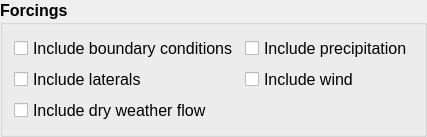
      <widget class="QGroupBox" name="groupBox_2">
       <property name="font">
        <font>
         <family>Segoe UI</family>
         <pointsize>12</pointsize>
         <weight>75</weight>
         <bold>true</bold>
        </font>
       </property>
       <property name="title">
        <string>Forcings</string>
       </property>
       <layout class="QGridLayout" name="gridLayout_6">
        <item row="2" column="0">
         <widget class="QCheckBox" name="cb_dwf">
          <property name="font">
           <font>
            <family>Segoe UI</family>
            <pointsize>12</pointsize>
            <weight>50</weight>
            <bold>false</bold>
           </font>
          </property>
          <property name="text">
           <string>Include dry weather flow</string>
          </property>
         </widget>
        </item>
        <item row="1" column="0">
         <widget class="QCheckBox" name="cb_laterals">
          <property name="font">
           <font>
            <family>Segoe UI</family>
            <pointsize>12</pointsize>
            <weight>50</weight>
            <bold>false</bold>
           </font>
          </property>
          <property name="text">
           <string>Include laterals</string>
          </property>
         </widget>
        </item>
        <item row="0" column="0">
         <widget class="QCheckBox" name="cb_boundary">
          <property name="enabled">
           <bool>true</bool>
          </property>
          <property name="minimumSize">
           <size>
            <width>0</width>
            <height>0</height>
           </size>
          </property>
          <property name="font">
           <font>
            <family>Segoe UI</family>
            <pointsize>12</pointsize>
            <weight>50</weight>
            <bold>false</bold>
           </font>
          </property>
          <property name="text">
           <string>Include boundary conditions</string>
          </property>
         </widget>
        </item>
        <item row="0" column="1">
         <widget class="QCheckBox" name="cb_precipitation">
          <property name="font">
           <font>
            <family>Segoe UI</family>
            <pointsize>12</pointsize>
            <weight>50</weight>
            <bold>false</bold>
           </font>
          </property>
          <property name="layoutDirection">
           <enum>Qt::LeftToRight</enum>
          </property>
          <property name="text">
           <string>Include precipitation</string>
          </property>
         </widget>
        </item>
        <item row="1" column="1">
         <widget class="QCheckBox" name="cb_wind">
          <property name="font">
           <font>
            <family>Segoe UI</family>
            <pointsize>12</pointsize>
            <weight>50</weight>
            <bold>false</bold>
           </font>
          </property>
          <property name="text">
           <string>Include wind</string>
          </property>
         </widget>
        </item>
       </layout>
      </widget>
